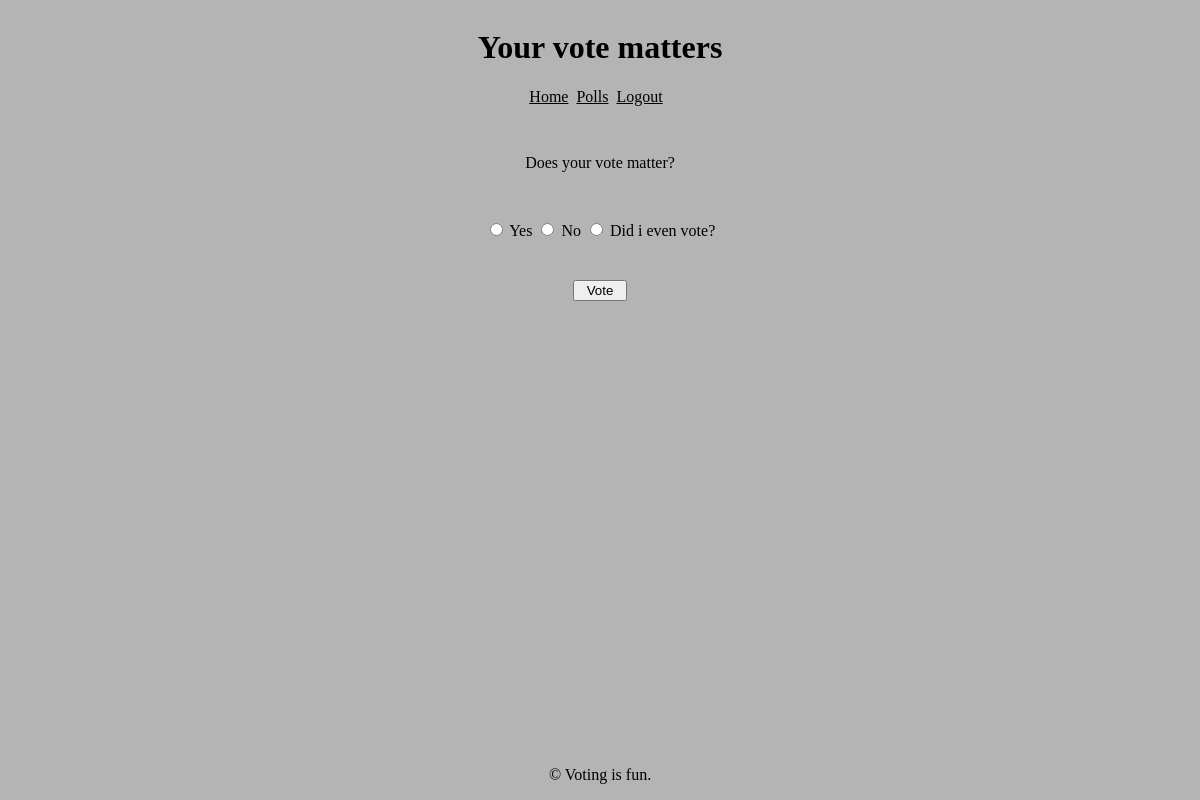
/vote/8/ (signed in), run on the app's committed database.
### polls/models.py (models this page shows, shortened)
class Poll(models.Model):
    question = models.CharField(max_length=255, blank=False, null=False)
    option_one = models.CharField(max_length=50)
    option_two = models.CharField(max_length=50)
    option_three = models.CharField(max_length=50)
    option_one_votes = models.IntegerField(default=0)
    option_two_votes = models.IntegerField(default=0)
    option_three_votes = models.IntegerField(default=0)
    user = models.ForeignKey(CustomUser, on_delete=models.CASCADE)

### polls/views.py (the view, shortened to what this page needs)
# urls.py: path('vote/<poll_id>/', views.vote_view, name='vote'),
@csrf_protect
@login_required(login_url='login')
def vote_view(request, poll_id):
    user = request.user
    poll = Poll.objects.get(pk=poll_id)
    context =  {
        'poll': poll ,
        'has_voted': False,
    }
    print('this is poll_id:', poll_id)
    if user_has_voted(request, poll.id):
            context =  {
            'poll': poll ,
            'has_voted': True,
            }
            return render(request, 'polls/vote.html', context) # return true to vote page if user has voted
    return render(request, 'polls/vote.html', context)

### polls/views.py (called while the page is built)
def user_has_voted(request : HttpResponse, poll_id : int) -> bool:
    user = request.user
    poll = get_object_or_404(Poll, pk=poll_id)
    has_voted = Vote.objects.filter(user=user, poll=poll).exists()
    if has_voted:
        return True
    return False

### polls/templates/polls/vote.html (shortened to what this page needs)
{% extends "polls/base.html" %}
{% block content %}
<form method="POST">
    <div class="vote-poll">
        <div class="question-title">
            {{ poll.question }}
        </div>
        {% if not has_voted %}
        <div class="radio">
            <label>
                <input type="radio" name="poll" value="option1">
                {{ poll.option_one }}
            </label>
            <label>
                <input type="radio" name="poll" value="option2">
                {{ poll.option_two }}
            </label>
            <label>
                <input type="radio" name="poll" value="option3">
                {{ poll.option_three }}
            </label>
        </div>
    <div><button type="submit" style="width: 4em; margin-top: 3em;">Vote</button ></div>
    {% else %}
    <span>You have already voted but you can view the poll results</span>
    <a href="{% url 'results' poll.id %}">here</a>
    {% endif %}
    </div>
</form>
{% endblock %}

### polls/static/base.css (style rules this page uses)
body { background-color: rgb(180, 180, 180); display: flex; flex-direction: column; }
.vote-poll { text-align: center; display: flex; flex-direction: column; }
.question-title { margin-top: 3em; margin-bottom: 3em; }

### data on the page
Poll: question "Does your vote matter?", option_one "Yes", option_two "No", option_three "Did i even vote?"
